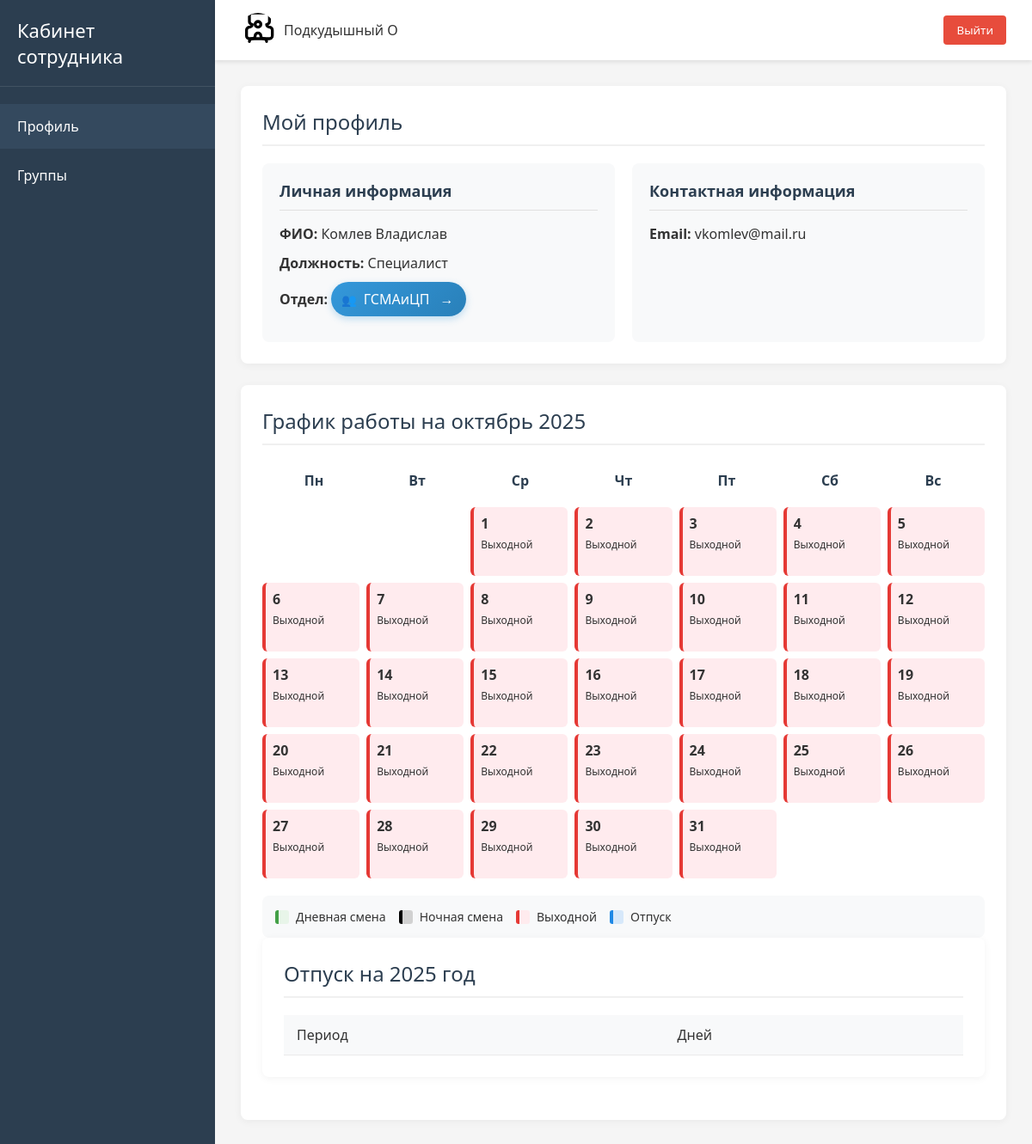
/profile/vkomlev (signed in), run on an earlier commit of the app's database.
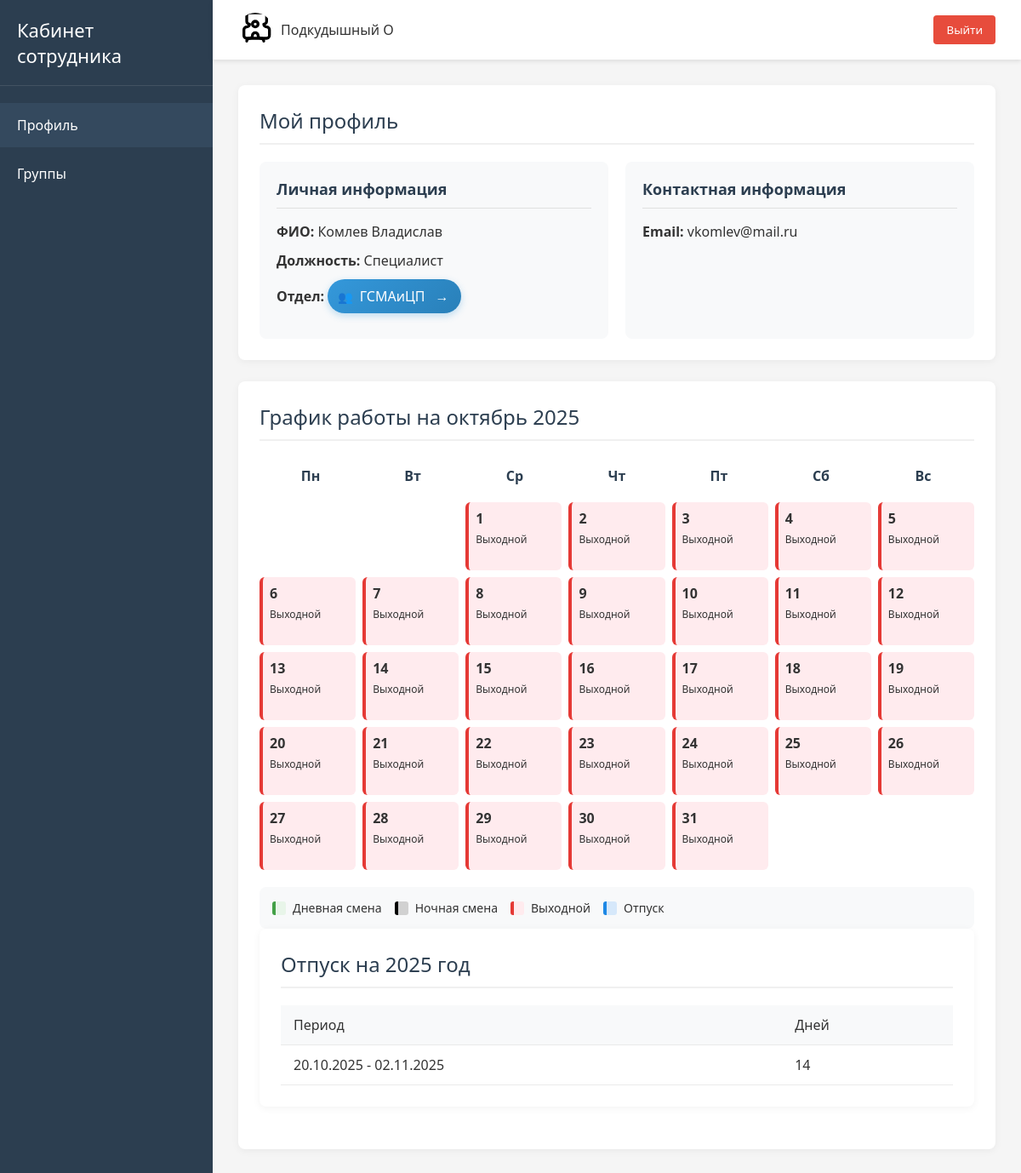
And on a later commit of the database.
### users/models.py (models this page shows, shortened)
class User(AbstractUser):
    email = models.EmailField("Email", unique=True)
    job_title = models.CharField("Должность", max_length=100)
    personnel_number = models.CharField(
        "Табельный номер",
        max_length=20,
        unique=True
    )
    group_job = models.ManyToManyField(
        "GroupJob",
        verbose_name="Группа сотрудника",
        related_name="users"
    )
    is_main = models.BooleanField("Босс этой качалки", default=False)
    USERNAME_FIELD = "email"
    REQUIRED_FIELDS = []
    objects = CustomUserManager()

class GroupJob(models.Model):
    title = models.CharField("Название", max_length=100, unique=True)
    class Meta:
        verbose_name = "Рабочая группа"
        verbose_name_plural = "Рабочие группы"

### lk/models.py (models this page shows, shortened)
class Holiday(models.Model):
    employee = models.ForeignKey(
        User,
        on_delete=models.SET_NULL,
        null=True,
        verbose_name="Сотрудник",
        related_name="holidays"
    )
    date = models.DateField(
        "Дата",
        null=True,
        blank=True
    )
    type = models.CharField(
        "Тип отпуска",
        max_length=50,
        choices=CHOICES_TYPE_HOLIDAY,
        null=True,
        blank=True
    )
    status = models.CharField(
        "Статус",
        max_length=15,
        choices=CHOICES_STATUS_HOLIDAY,
        null=True,
        blank=True
    )
    updated_at = models.DateTimeField("Дата обновления", auto_now_add=True)
    class Meta:
        verbose_name = "Отпуск"
        verbose_name_plural = "Отпуска"
        ordering = ("date",)
        constraints = [
            models.UniqueConstraint(
                fields=["date", "employee"],
                name='unique_holidays'
            )
        ]

### users/views.py (the view)
# urls.py: path("profile/<slug:username>", views.profile, name="profile"),
@login_required
def profile(request, username):
    employee = get_object_or_404(User, username=username)
    group = employee.group_job.filter().first()
    dates = days_month()
    calendar = {}
    for date in dates:
        work = employee.workshifts.filter(date_start=date).first()
        holiday = employee.holidays.filter(date=date).first()
        date_format = date.strftime("%Y-%m-%d")
        if work:
            calendar[date_format] = {
                "type": (
                    "day-night-shift"
                    if work.night_shift
                    else "day-shift-day"
                ),
                "time": (
                    f"{work.time_start.strftime('%H:%M')} - "
                    f"{work.time_end.strftime('%H:%M')}"
                )
            }
        elif holiday:
            calendar[date_format] = {"type": "day-vacation", "time": "Отпуск"}
        else:
            calendar[date_format] = {"type": "day-off", "time": "Выходной"}
    holidays = get_holidays_first_and_last_date(employee=employee)
    context = {
        "employee": employee,
        "group": group,
        "holidays": holidays,
        "calendar": json.dumps(calendar, cls=DjangoJSONEncoder)
    }
    return render(request, "profile.html", context)

### utils/functions.py (called while the page is built)
def days_month(month: int | None = None, year: int | None = None) -> list[dt]:
    if not month and not year:
        month = timezone.now().month
        year = timezone.now().year
    elif not year:
        year = timezone.now().year
    elif not month:
        month = timezone.now().month
    _, count_day_month = monthrange(year, month)
    result: list[dt] = []
    for day in range(1, count_day_month + 1):
        result.append(dt(year, month, day))
    return result

### templates/profile.html (shortened to what this page needs)
{% extends "base.html" %}
{% load static %}
{% block content %}
    <div class="section">
        <h2>Мой профиль</h2>
        <div class="info-blocks">
            <div class="info-block">
                <h3>Личная информация</h3>
                <p><strong>ФИО:</strong> {{ employee.last_name }} {{ employee.first_name }}</p>
                <p><strong>Должность:</strong> {{ employee.job_title }}</p>
                <p><strong>Отдел:</strong>
                    {% if group %}
                    <a href="{% url 'users:groups_detail' group.id %}" class="group-pill">
                    <span class="group-icon">👥</span>
                        {{ group.title }}
                    <span class="group-arrow">→</span>
                    </a>
                    {% else %}
                        Группа отсутствует
                    {% endif %}
                </p>
            </div>
            <div class="info-block">
                <h3>Контактная информация</h3>
                <p><strong>Email:</strong> {{ employee.email }}</p>
            </div>
        </div>
    </div>
    <div class="section">
        <h2>График работы на октябрь 2025</h2>
        <div class="calendar">
            <div class="weekdays">
                <div class="weekday">Пн</div>
                <div class="weekday">Вт</div>
                <div class="weekday">Ср</div>
                <div class="weekday">Чт</div>
                <div class="weekday">Пт</div>
                <div class="weekday">Сб</div>
                <div class="weekday">Вс</div>
            </div>
            <div class="days-grid" id="calendar-days">
            </div>
                <div class="calendar-legend">
                <div class="legend-item legend-day-shift">
                    <div class="legend-color"></div>
                    <span>Дневная смена</span>
                </div>
                <div class="legend-item legend-night-shift">
                    <div class="legend-color"></div>
                    <span>Ночная смена</span>
                </div>
                <div class="legend-item legend-day-off">
                    <div class="legend-color"></div>
                    <span>Выходной</span>
                </div>
                <div class="legend-item legend-vacation">
                    <div class="legend-color"></div>
                    <span>Отпуск</span>
                </div>
        </div>
    </div>
        <div class="section">
            <h2>Отпуск на 2025 год</h2>
            <table class="schedule-table">
                <thead>
                    <tr>
                        <th>Период</th>
                        <th>Дней</th>
                    </tr>
                </thead>
                <tbody>
                    {% for holiday in holidays %}
                    <tr>
                        <td>{{ holiday.first_day|date:"d.m.Y" }} - {{ holiday.last_day|date:"d.m.Y" }}</td>
                        <td>{{ holiday.count }}</td>
                    </tr>
                    {% endfor %}
                </tbody>
            </table>
        </div>
    </div>
{% endblock %}

### templates/base.html (shortened to what this page needs)
{% load static %}
<!DOCTYPE html>
<html lang="ru">
<head>
    <link rel="stylesheet" href="{% static 'css/main.css' %}">
    <link rel="stylesheet" href="{% static 'css/sidebar.css' %}">
    <link rel="stylesheet" href="{% static 'css/header.css' %}">
    <link rel="stylesheet" href="{% static 'css/sections.css' %}">
    <link rel="stylesheet" href="{% static 'css/groups_detail.css' %}">
    <link rel="stylesheet" href="{% static 'css/profile.css' %}">
</head>
<body>
    <aside class="sidebar">
        <div class="logo">
            <h2>Кабинет сотрудника</h2>
        </div>
        {% with request.resolver_match.view_name as view_name %}
        <ul class="nav-links">
            <li><a href="{% url 'users:profile' user.username %}" class="{% if view_name == 'users:profile' %} active {% endif %}">Профиль</a></li>
            <li><a href="{% url 'users:groups' %}" class="{% if view_name == 'users:groups'%} active  {% endif %}">Группы</a></li>
        </ul>
        {% endwith %}
    </aside>
    <main class="main-content">
        {% include "header.html" %}
        <section class="content" id="content">
            {% block content %}{% endblock %}
        </section>
    </main>
</body>
</html>

### templates/header.html (shortened to what this page needs)
<header class="header">
    <div class="user-info">
        <img alt="User">
        <span>{{ user.last_name }} {{ user.first_name|slice:":1" }}</span>
    </div>
    <form action="{% url 'users:logout' %}" method="post" class="logout-form">
        <button class="logout-btn">Выйти</button>
    </form>
</header>

### static/css/main.css (style rules this page uses)
* { margin: 0; padding: 0; box-sizing: border-box; font-family: 'Segoe UI', Tahoma, Geneva, Verdana, sans-serif; }
body { display: flex; min-height: 100vh; background-color: #f5f5f5; color: #333; }
.main-content { flex-grow: 1; display: flex; flex-direction: column; }
.content { padding: 30px; flex-grow: 1; }
.info-blocks { display: flex; flex-wrap: wrap; gap: 20px; }
.info-block { background-color: #f8f9fa; border-radius: 6px; padding: 15px; flex: 1 0 calc(33.333% - 20px); min-width: 250px; }
.info-block h3 { margin-bottom: 10px; color: #2c3e50; font-size: 16px; }
.group-pill { display: inline-flex; align-items: center; background: linear-gradient(135deg, #3498db, #2980b9); color: white; padding: 8px 15px 8px 12px; border-radius: 25px; text-decoration: none; font-weight: 500; transition: all 0.3s ease; box-shadow: 0 3px 8px rgba(52, 152, 219, 0.3); gap: 8px; }
.group-icon { font-size: 14px; }
.group-arrow { margin-left: 4px; transition: transform 0.3s ease; }
table { width: 100%; border-collapse: collapse; margin-top: 10px; }
table th, table td { padding: 12px 15px; text-align: left; border-bottom: 1px solid #eaeaea; }
table th { background-color: #f8f9fa; font-weight: 500; }
.section { background-color: white; border-radius: 8px; padding: 20px; margin-bottom: 20px; box-shadow: 0 2px 10px rgba(0, 0, 0, 0.05); }
.section h2 { margin-bottom: 15px; color: #2c3e50; font-weight: 500; }

### static/css/sidebar.css (style rules this page uses)
.sidebar { width: 250px; background-color: #2c3e50; color: white; padding: 20px 0; display: flex; flex-direction: column; }
.logo { padding: 0 20px 20px; border-bottom: 1px solid rgba(255, 255, 255, 0.1); margin-bottom: 20px; }
.logo h2 { font-weight: 500; font-size: 22px; }
.nav-links { list-style: none; flex-grow: 1; }
.nav-links li { margin-bottom: 5px; }
.nav-links a { display: block; color: white; text-decoration: none; padding: 15px 20px; transition: background-color 0.3s; }
.nav-links a:hover, .nav-links a.active { background-color: #34495e; }

### static/css/header.css (style rules this page uses)
.header { background-color: white; padding: 15px 30px; display: flex; justify-content: space-between; align-items: center; box-shadow: 0 2px 5px rgba(0, 0, 0, 0.1); }
.user-info { display: flex; align-items: center; }
.user-info img { width: 40px; height: 40px; border-radius: 50%; margin-right: 10px; object-fit: cover; }
.logout-btn { background-color: #e74c3c; color: white; border: none; padding: 8px 15px; border-radius: 4px; cursor: pointer; transition: background-color 0.3s; }

### static/css/profile.css (style rules this page uses)
.section { background-color: white; border-radius: 8px; padding: 25px; margin-bottom: 25px; box-shadow: 0 2px 10px rgba(0, 0, 0, 0.05); }
.section h2 { margin-bottom: 20px; color: #2c3e50; font-weight: 500; padding-bottom: 10px; border-bottom: 2px solid #f0f0f0; }
.info-blocks { display: flex; flex-wrap: wrap; gap: 20px; }
.info-block { background-color: #f8f9fa; border-radius: 8px; padding: 20px; flex: 1 0 calc(50% - 20px); min-width: 300px; }
.info-block h3 { margin-bottom: 15px; color: #2c3e50; font-size: 18px; padding-bottom: 10px; border-bottom: 1px solid #e0e0e0; }
.info-block p { margin-bottom: 10px; line-height: 1.5; }
.calendar { width: 100%; margin-top: 20px; }
.weekdays { display: grid; grid-template-columns: repeat(7, 1fr); text-align: center; font-weight: 600; margin-bottom: 10px; color: #2c3e50; }
.weekday { padding: 10px; }
.days-grid { display: grid; grid-template-columns: repeat(7, 1fr); gap: 8px; }
.calendar-legend { display: flex; flex-wrap: wrap; gap: 15px; margin-top: 20px; padding: 15px; background-color: #f8f9fa; border-radius: 8px; }
.legend-item { display: flex; align-items: center; gap: 8px; font-size: 14px; }
.legend-color { width: 16px; height: 16px; border-radius: 3px; }
.legend-day-off .legend-color { background-color: #ffebee; border-left: 4px solid #e53935; }
.legend-day-shift .legend-color { background-color: #e8f5e9; border-left: 4px solid #43a047; }
.legend-night-shift .legend-color { background-color: #d1d1d1; border-left: 4px solid #000000; }
.legend-vacation .legend-color { background-color: #d6e8fa; border-left: 4px solid #1e88e5; }
.schedule-table { width: 100%; border-collapse: collapse; margin-top: 10px; }
.schedule-table th, .schedule-table td { padding: 12px 15px; text-align: left; border-bottom: 1px solid #eaeaea; }
.schedule-table th { background-color: #f8f9fa; font-weight: 500; }

What changed in the data, as far as the page shows it:
added Holiday: first_day "20.10.2025"
added Holiday: last_day "02.11.2025"
Also different on the page:
new list line: "- 14"
